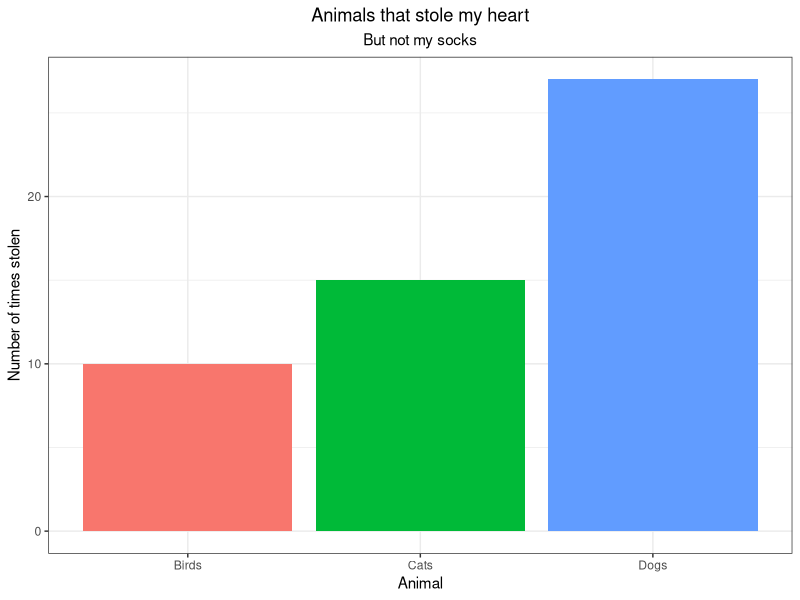

This figure's R source:
## ---- chunk 1
library(kableExtra)

# create fake data
df <- data.frame(
  names = c("Donald Duck", "Mickey Mouse", "Goofy"),
  salaries = c(100000, 150000, 50000)
)

# create the table
kable(df, "html") %>%
  kable_styling(bootstrap_options = "striped")


## ---- chunk 2
library(ggplot2)

# create fake data
df <- data.frame(
  category = c("Cats", "Dogs", "Birds"),
  count = c(15, 27, 10)
)

# create the plot
ggplot(df, aes(x = category, y = count, fill = category)) +
  geom_bar(stat = "identity") +
  labs(title = "Animals that stole my heart",
       subtitle = "But not my socks",
       x = "Animal",
       y = "Number of times stolen") +
  theme_bw() +
  theme(plot.title = element_text(hjust = 0.5),
        plot.subtitle = element_text(hjust = 0.5),
        legend.position = "none")
